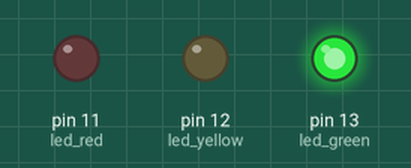
Recording of a sketch running on a simulated Arduino Uno, built with avr-gcc and run on an emulated ATmega328P. Shown: output pins drawn as LEDs (lit = HIGH).

Above: at 2.5 s.
At 5.7 s:
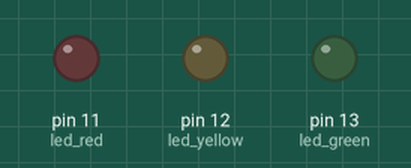
At 7.2 s:
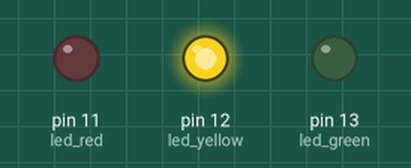
At 12.0 s:
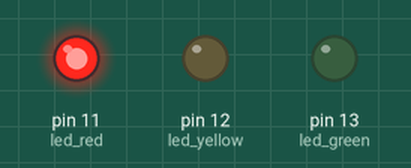
Timing chart, 0 to 18.9 s (numbered marks = the images above):
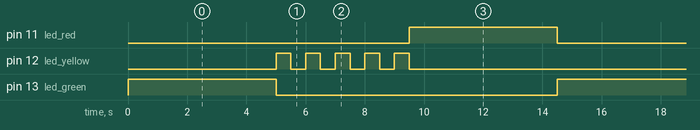

The sketch:

sketch_mar22a.ino
```cpp
int led_red = 11;
int led_yellow = 12;
int led_green = 13;

void setup() {
  // put your setup code here, to run once:
pinMode(led_red,OUTPUT);
pinMode(led_yellow,OUTPUT);
pinMode(led_green,OUTPUT);
}

void loop() {
  // put your main code here, to run repeatedly:
digitalWrite( led_green, HIGH);
delay(5000);
digitalWrite(led_green, LOW);
digitalWrite(led_yellow, HIGH);
delay(500);
digitalWrite(led_yellow, LOW);
delay(500);
digitalWrite(led_yellow, HIGH);
delay(500);
digitalWrite(led_yellow, LOW);
delay(500);
digitalWrite(led_yellow, HIGH);
delay(500);
digitalWrite(led_yellow, LOW);
delay(500);
digitalWrite(led_yellow, HIGH);
delay(500);
digitalWrite(led_yellow, LOW);
delay(500);
digitalWrite(led_yellow, HIGH);
delay(500);
digitalWrite(led_yellow, LOW);
digitalWrite(led_red, HIGH);
delay(5000);
digitalWrite(led_red, LOW);
}
```

Measured:
- by itself, pin 11 (led_red), pin 13 (led_green): alternates HIGH for 5.0 s and LOW for 9.5 s
- by itself, pin 12 (led_yellow): repeats every 14.5 s: 4 × (LOW 0.50 s, HIGH 0.50 s), LOW 10.0 s, HIGH 0.50 s
- by itself, everything shown: repeats every 14.5 s, in 12 steps
